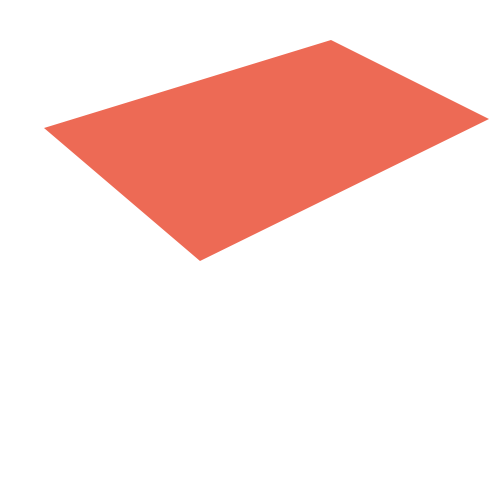
Frame 1 (no input)
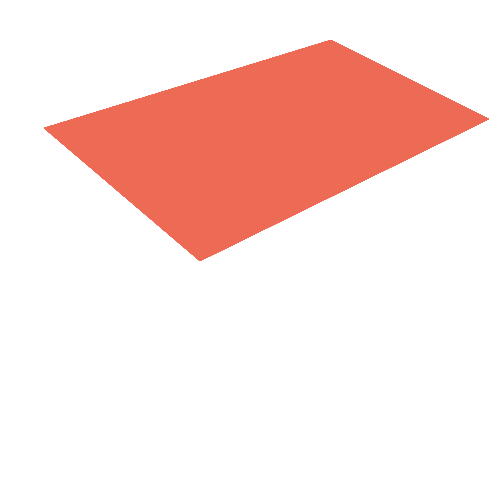
Frame 60 (the mouse pressed at the canvas centre just before this capture)
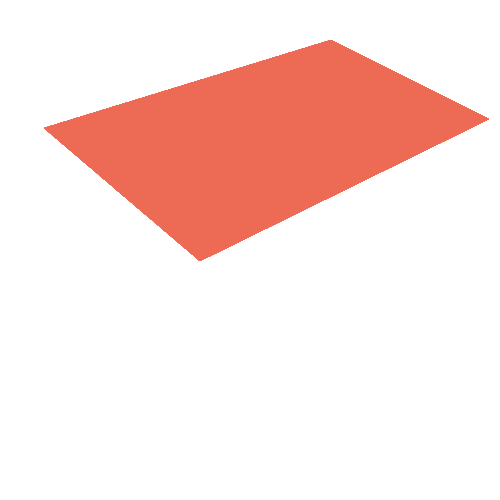
Frame 120 (the mouse held since frame 60 and released just before this capture)

The Processing sketch that drew these frames (run headless with seeded random() and noise(); from frame 60 on, the mouse is pressed at the canvas centre):

// Processing sketch: sushi
// ── sushi.pde
void setup(){
  size(500, 500);
  background(255);
}

void draw(){
  fill(#ed6a55);
  noStroke();
  beginShape();
    vertex(44, 128);
    vertex(200, 261);
    vertex(489, 119);
    vertex(331, 40);
  endShape();
}
